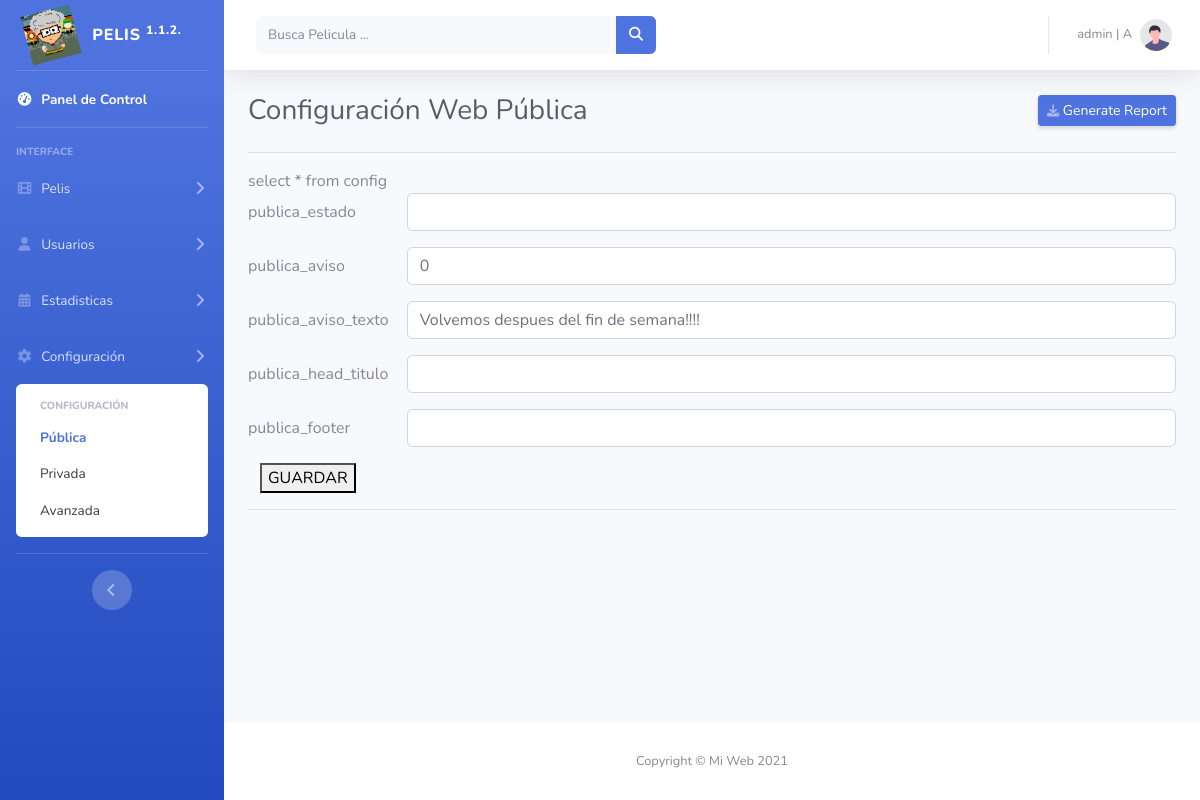
The app's page /admin/config_publica.php (signed in) with its own data.
### tables this page shows
CREATE TABLE `config` (
  `publica_estado` enum('A','D') NOT NULL,
  `publica_aviso` tinyint(4) NOT NULL,
  `publica_aviso_texto` text NOT NULL,
  `publica_head_titulo` varchar(256) NOT NULL,
  `publica_footer` text NOT NULL
);

### admin/config_publica.php (the view, shortened to what this page needs)
<!DOCTYPE html>
<html lang="es">
<head>
    <?php
    include("inc_head.php");
    ?>
</head>
<body id="page-top">
    <div id="wrapper">
        <?php include("inc_sidebar.php");?>
        <div id="content-wrapper" class="d-flex flex-column">
            <div id="content">
                <?php include("inc_topbar.php");?>
                <div class="container-fluid">
                    <div class="d-sm-flex align-items-center justify-content-between mb-4">
                        <h1 class="h3 mb-0 text-gray-800">Configuración Web Pública</h1>
                        <a href="#" class="d-none d-sm-inline-block btn btn-sm btn-primary shadow-sm"> Generate Report</a>
                    </div>
                    <?php
                    include("inc_conexion_peliculas.php");
                     ?>
                    <hr>
                    <form name="formconfig" method="POST" action = "">
                    <?php
                    echo  $query = "select * from config";
                    $resultado = mysqli_query($conpel,$query);
                    if(mysqli_num_rows($resultado)!=0){
                        while($fila=mysqli_fetch_array($resultado)){
                           foreach ($fila as $key => $valor){
                            if (!is_int($key)  ){
                            ?>
                              <div class="form-group row">
                                <label for="<?php echo $key;?>" class="col-sm-2 col-form-label"><?php echo $key;?></label>
                                <div class="col-sm-10">
                                  <input type="text" class="form-control" id="<?php echo $key;?>" name="<?php echo $key;?>" value="<?php echo $valor;?>" >
                                </div>
                              </div>
                              <?php
                           }
                           }
                        }
                    }
                    ?>
                        <div class="col-sm-10">
                                  <button type="submit"  id="enviar" name="enviar" value="enviar">GUARDAR</button>
                            </div>
                    </form>
                   <hr>
                </div>
            </div>
            <?php include("inc_footer.php");?>
        </div>
    </div>
</body>
</html>

### records on screen
config: key "publica_estado", key "publica_aviso", publica_aviso "0", key "publica_aviso_texto", publica_aviso_texto "Volvemos despues del fin de semana!!!!", key "publica_head_titulo", key "publica_footer"

### other values on screen
$CFGP['version'] "1.1.2."
$usuario "admin"
$rol "A"
$query = "select * from config" "select * from config"
